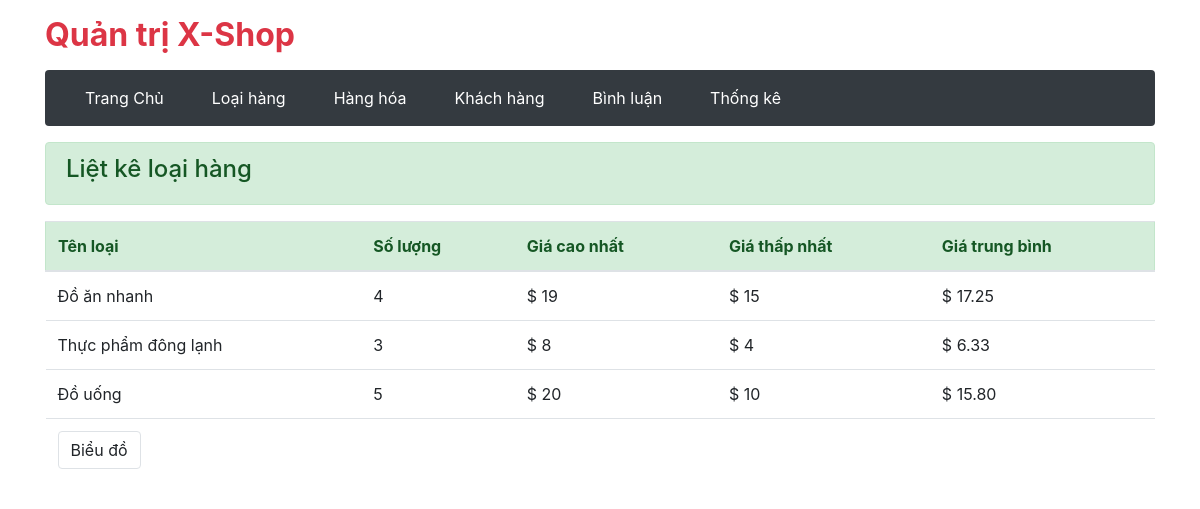
The app's page /admin/statistical/index.php (signed in), older data.
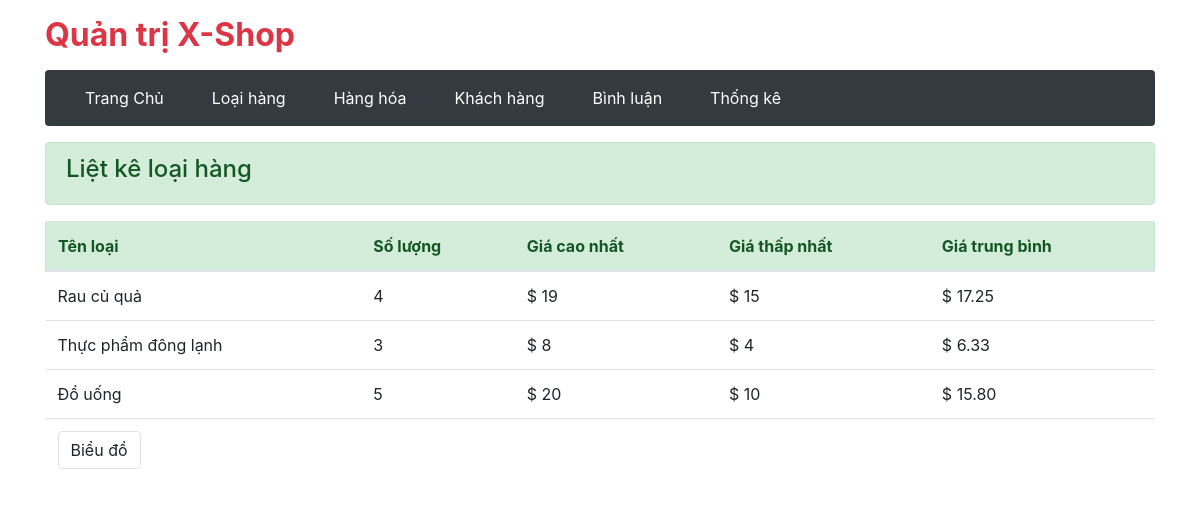
The same page, newer data.
### tables this page shows
CREATE TABLE `loai` (
  `ma_loai` int(11) NOT NULL,
  `ten_loai` varchar(50) NOT NULL
);

### admin/statistical/index.php (called while the page is built, shortened)
<?php
    require '../../dao/functionMember.php';
    require '../../dao/functionProduct.php';
    $items = statisticalProduct();
    require "../layout.php";
?>

### dao/functionProduct.php (called while the page is built, shortened)
<?php
    require_once 'database.php';
    function statisticalProduct(){
        global $conn;
        $select = "SELECT L.*, H.ma_loai, H.don_gia, COUNT(H.ma_loai) AS so_luong , MAX(h.don_gia), MIN(h.don_gia), AVG(H.don_gia)
                    FROM loai AS L INNER JOIN hang_hoa AS H ON L.ma_loai = H.ma_loai
                    GROUP BY H.ma_loai";
        return $conn->query($select);
    }

### admin/statistical/listStatistical.php (the view)
<div class="alert alert-success mt-3">
    <h4>Liệt kê loại hàng</h4>
</div>
<form action="" method="post">
    <table class="table ">
        <thead class="alert alert-success">
            <tr>
                <th scope="col">Tên loại</th>
                <th scope="col">Số lượng</th>
                <th scope="col">Giá cao nhất</th>
                <th scope="col">Giá thấp nhất</th>
                <th scope="col">Giá trung bình</th>
            </tr>
        </thead>
        <tbody>
            <?php foreach ($items as $item) : ?>
                <tr>
                    <td><?= $item['ten_loai'] ?></td>
                    <td><?= $item['so_luong'] ?></td>
                    <td>$ <?= $item['MAX(h.don_gia)'] ?></td>
                    <td>$ <?= $item['MIN(h.don_gia)'] ?></td>
                    <td>$ <?= number_format($item['AVG(H.don_gia)'], 2) ?></td>
                </tr>
            <?php endforeach ?>
        </tbody>
        <tfoot>
            <tr>
                <td colspan="7">
                    <a href="index.php?chart" class="btn btn-defaut border">Biểu đồ</a>
                </td>
            </tr>
        </tfoot>
    </table>
</form>

Row changes from the older to the newer data that the page shows:
changed loai: ten_loai "Đồ ăn nhanh" → "Rau củ quả"
